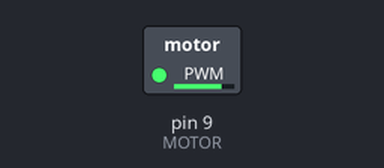
This sketch was run on a simulated Arduino Uno, built with avr-gcc and run on an emulated ATmega328P. On the bench: switched loads named in the sketch (green lamp = pin HIGH). Dashed ring = blinking. What the sketch prints to the serial monitor is not drawn.

Above: at 0.2 s.
Timing chart, 0 to 3.2 s (numbered marks = the images above):
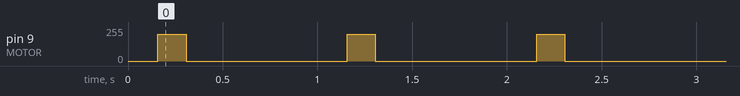

Measured:
- by itself, pin 9 (MOTOR): alternates 200/255 for 0.15 s and 0/255 for 0.85 s

The sketch:

01_make_it_spin.ino
```cpp
// TASK 1: MAKE SOMETHING SPIN
//
// Goal: a motor you control from code, in under five minutes.
//
// Upload this. The motor pulses. Then change the two numbers marked CHANGE ME
// and upload again. That loop, edit and re-upload, is the whole workshop.
//
// PINS  build this before you upload
//
//   D9  PWM ---[ 1k ]--- PN2222 base
//                        emitter -> GND
//                        collector -> motor -> +5V
//                        1N4148 across the motor, BAND to +5V
//
//   Only pins 3, 5, 6, 9, 10 and 11 can do PWM on an Uno. The motor needs
//   one of those, because analogWrite on any other pin only gives on/off.
//
// WHY NOT STRAIGHT TO THE PIN: an Arduino pin gives 40 mA. This motor draws
// 100 mA at 5V (80 mA at 4V, 60 mA at 3V, per the Adafruit 1201 datasheet).
// The transistor lets a small pin current switch a bigger one. Adafruit
// suggest a PN2222 for full control; a 2N2222 behaves the same here.
//
// Rated 2.5 to 3.8V, but it will run from 2V to 5V. Higher voltage means
// more current AND a stronger buzz, which is the compromise this task is
// about. 11000 RPM at 5V.

#include "logger.h"

const int MOTOR = 9;      // must be a PWM pin: 3, 5, 6, 9, 10, 11

// ---- CHANGE ME ------------------------------------------------------------
int strength = 200;       // 0-255. How hard it buzzes.
int onTime   = 150;       // ms the motor runs
int offTime  = 850;       // ms of silence between buzzes
// ---------------------------------------------------------------------------

void setup() {
  pinMode(MOTOR, OUTPUT);
  logBegin("TASK 01  make it spin", "D9 PWM -> 1k -> PN2222 base -> motor");
  logHint("Edit strength / onTime / offTime, then upload again.");
}

void loop() {
  analogWrite(MOTOR, strength);   // on
  delay(onTime);
  analogWrite(MOTOR, 0);          // off
  delay(offTime);
}

// ---- THINGS TO TRY --------------------------------------------------------
//
// 1. Drop `strength` to 80. Does it still move? Most coin motors stall
//    somewhere around 90 because they cannot overcome their own friction.
//    Find YOUR motor's floor. Write it down, you will need it later.
//
// 2. Set onTime to 40 and offTime to 60. Now it is a texture, not an event.
//    Somewhere between 60 ms and 400 ms it stops feeling like a buzz and
//    starts feeling like a pulse. Where is that line for you?
//
// 3. Try strength 255 with onTime 800. Is it more urgent, or just annoying?
//    Urgency comes mostly from RATE, not power. Worth knowing before you
//    design an alert.
//
// 4. Harder: make it ramp. Replace loop() with a for-loop that walks
//    `strength` from 0 to 255 in steps of 5 with a delay(20) between each.
//    A motor that eases in reads as deliberate; one that slams on reads as
//    a fault.
```

logger.h
```cpp
// Shared logger. The same file sits in every sketch folder, so the Serial
// Monitor looks the same whichever sketch you uploaded.
//
// You do not need to install anything. The Arduino IDE compiles every file
// next to the .ino, so this is picked up automatically.
//
// Why it exists: at a bench, "tick" on its own does not tell you whether you
// uploaded the right sketch to the right board. logBegin() prints a banner
// that names the sketch and the pins, so one glance confirms it.

#pragma once
#include <Arduino.h>

// Opens the port and prints the banner. Call this first in setup().
//   name  what this sketch is, e.g. "02 piezo"
//   pins  the wiring in one line, e.g. "D8 -> piezo, other leg -> GND"
inline void logBegin(const char *name, const char *pins) {
  Serial.begin(9600);
  while (!Serial && millis() < 2000) { }   // USB boards; Uno passes straight through

  Serial.println();
  Serial.println(F("========================================"));
  Serial.print(F("  "));
  Serial.println(name);
  Serial.print(F("  pins: "));
  Serial.println(pins);
  Serial.println(F("========================================"));
}

// One event, timestamped. Use for anything that happens: "tick", "tap", "WARM".
// The timestamp is what makes a rhythm legible when you cannot hear it well.
inline void logEvent(const char *msg) {
  Serial.print(millis());
  Serial.print(F(" ms  "));
  Serial.println(msg);
}

// An event with a number attached, e.g. logValue("strength", 130).
inline void logValue(const char *label, long value) {
  Serial.print(millis());
  Serial.print(F(" ms  "));
  Serial.print(label);
  Serial.print(F(" = "));
  Serial.println(value);
}

// A line the student is meant to act on, set apart from the event stream.
inline void logHint(const char *msg) {
  Serial.print(F(">>> "));
  Serial.println(msg);
}

// NOTE ON THE SERIAL PLOTTER
// Sketches that draw a graph (04 capacitive, analog_monitor) must print bare
// numbers separated by spaces, and nothing else, or the plotter cannot parse
// them. Those sketches use logBegin() for the banner and then print raw
// numbers directly. Do not wrap their data lines in logEvent().
```
